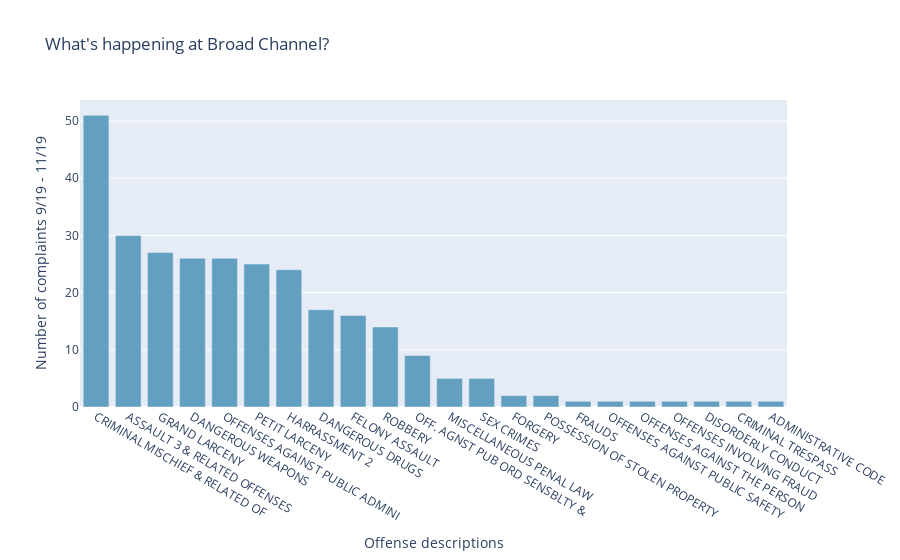

The notebook cell saved with this chart:
### Code cell
x = list(broad_offenses.ofns_desc)
y = list(broad_offenses['count'])

fig = go.Figure(data=[
    go.Bar(x=x, y=y,marker_color='#639fc0'),
],layout=go.Layout(title=go.layout.Title(text="What's happening at Broad Channel?"),xaxis = dict(
      title="Offense descriptions"),yaxis = dict(
      title="Number of complaints 9/19 - 11/19")))
                
fig.update_layout(barmode='group')
fig.show()

### Figure 1 — Plotly figure (JSON) as saved in the notebook; plotly's stock layout.template omitted (floating-point values rounded to 4 significant figures)
{"data": [{"marker": {"color": "#639fc0"}, "type": "bar", "x": ["CRIMINAL MISCHIEF & RELATED OF", "ASSAULT 3 & RELATED OFFENSES", "GRAND LARCENY", "DANGEROUS WEAPONS", "OFFENSES AGAINST PUBLIC ADMINI", "PETIT LARCENY", "HARRASSMENT 2", "DANGEROUS DRUGS", "FELONY ASSAULT", "ROBBERY", "OFF. AGNST PUB ORD SENSBLTY &", "MISCELLANEOUS PENAL LAW", "SEX CRIMES", "FORGERY", "POSSESSION OF STOLEN PROPERTY", "FRAUDS", "OFFENSES AGAINST PUBLIC SAFETY", "OFFENSES AGAINST THE PERSON", "OFFENSES INVOLVING FRAUD", "DISORDERLY CONDUCT", "CRIMINAL TRESPASS", "ADMINISTRATIVE CODE"], "y": [51, 30, 27, 26, 26, 25, 24, 17, 16, 14, 9, 5, 5, 2, 2, 1, 1, 1, 1, 1, 1, 1]}], "layout": {"barmode": "group", "title": {"text": "What's happening at Broad Channel?"}, "xaxis": {"title": {"text": "Offense descriptions"}}, "yaxis": {"title": {"text": "Number of complaints 9/19 - 11/19"}}}}
